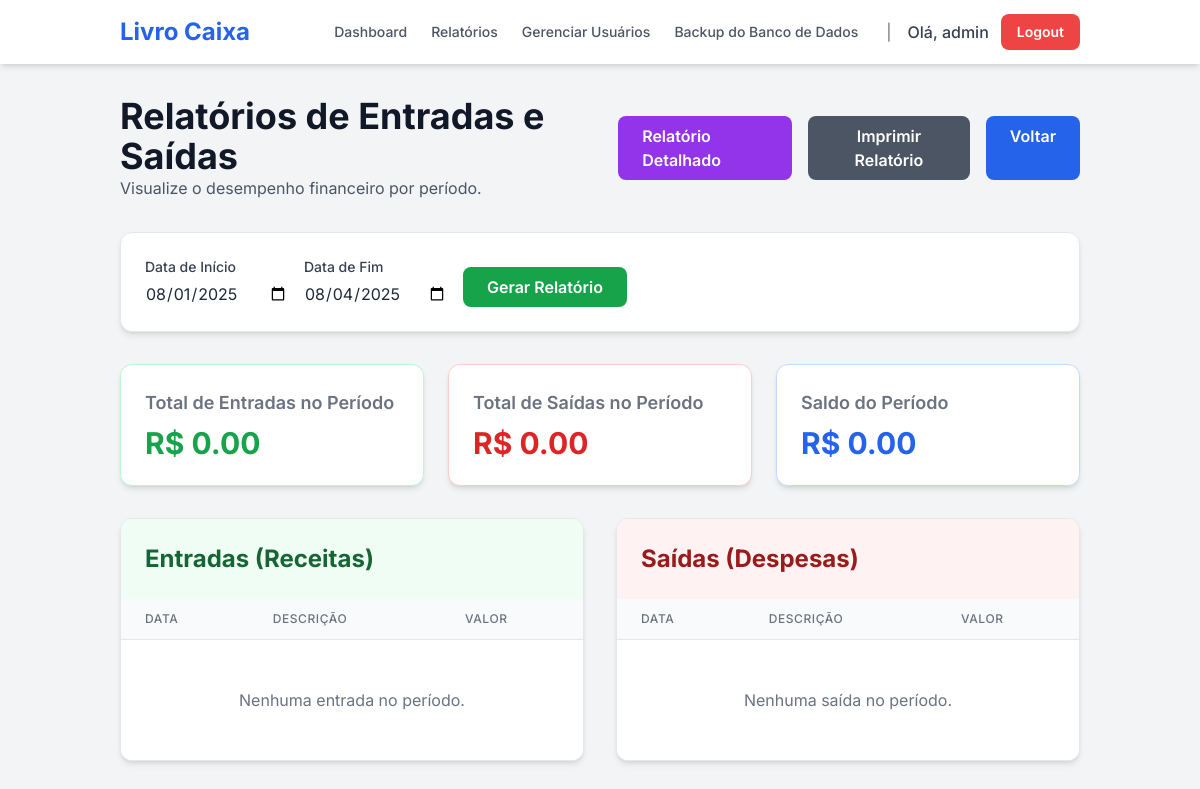
The app's page /reports (signed in), older data.
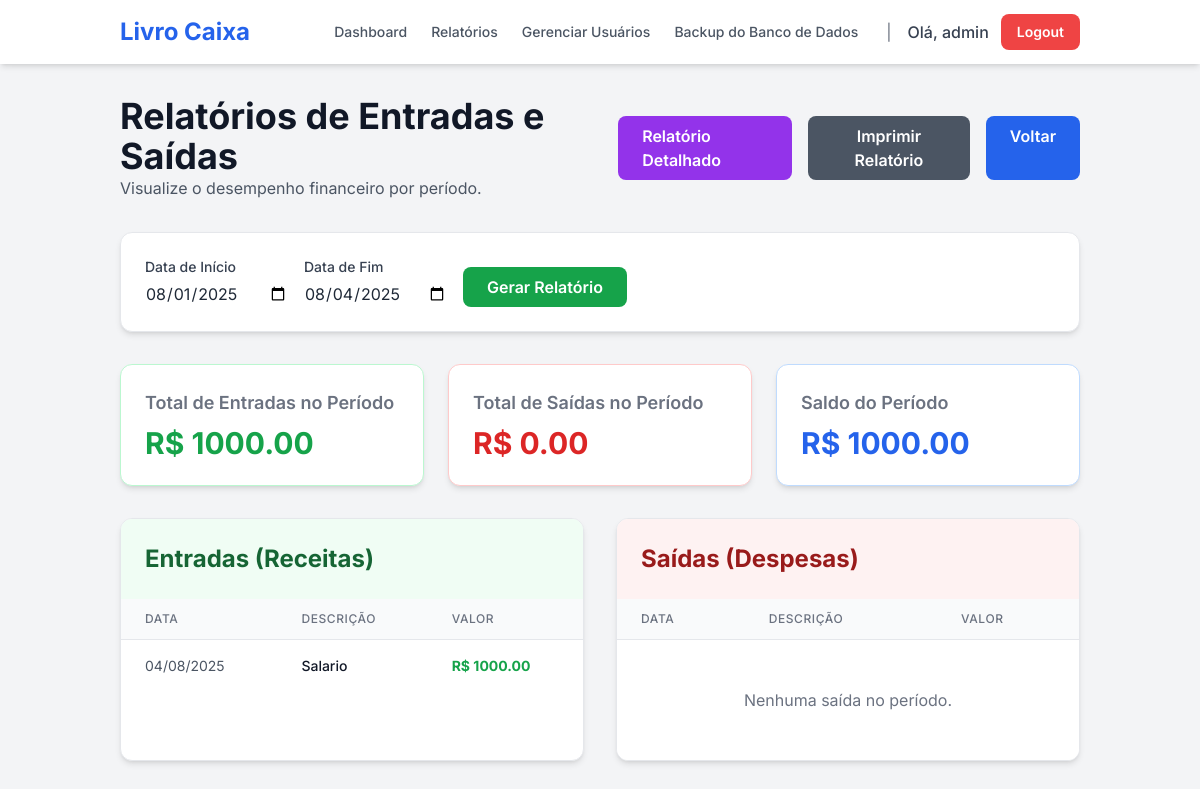
The same page, newer data.
### tables this page shows
CREATE TABLE transactions (
    id INTEGER PRIMARY KEY AUTOINCREMENT,
    user_id INTEGER NOT NULL,
    description TEXT NOT NULL,
    amount REAL NOT NULL,
    type TEXT NOT NULL, -- 'receita' ou 'despesa'
    category TEXT NOT NULL,
    date TEXT, -- Data do pagamento/recebimento
    due_date TEXT NOT NULL, -- Data de vencimento
    status TEXT NOT NULL, -- 'pago', 'recebido', 'pendente'
    client_supplier TEXT,
    FOREIGN KEY (user_id) REFERENCES users (id)
);

### app.py (the view)
@app.route('/reports', methods=['GET'])
@login_required
def reports():
    db = get_db()
    user_id = session['user_id']
    today = datetime.now()
    start_date_str = request.args.get('start_date', today.replace(day=1).strftime('%Y-%m-%d'))
    end_date_str = request.args.get('end_date', today.strftime('%Y-%m-%d'))
    start_date = parse_date(start_date_str)
    end_date = parse_date(end_date_str)
    report_transactions = []
    if start_date and end_date:
        end_date_inclusive = end_date.replace(hour=23, minute=59, second=59)
        transactions_from_db = db.execute(
            "SELECT * FROM transactions WHERE user_id = ? AND date >= ? AND date <= ?",
            (user_id, start_date_str, end_date_str)
        ).fetchall()
        for tx_row in transactions_from_db:
            tx_dict = dict(tx_row)
            tx_dict['date'] = parse_date(tx_dict['date'])
            report_transactions.append(tx_dict)
    income_transactions = [t for t in report_transactions if t['type'] == 'receita']
    expense_transactions = [t for t in report_transactions if t['type'] == 'despesa']
    total_income = sum(t['amount'] for t in income_transactions)
    total_expense = sum(t['amount'] for t in expense_transactions)
    return render_template(
        'reports.html',
        start_date=start_date_str,
        end_date=end_date_str,
        income_transactions=sorted(income_transactions, key=lambda t: t.get('date') or datetime.min),
        expense_transactions=sorted(expense_transactions, key=lambda t: t.get('date') or datetime.min),
        total_income=total_income,
        total_expense=total_expense
    )

### app.py (called while the page is built)
def get_db():
    db = getattr(g, '_database', None)
    if db is None:
        db = g._database = sqlite3.connect(DATABASE)
        db.row_factory = sqlite3.Row
    return db

@app.teardown_appcontext
def close_connection(exception):
    db = getattr(g, '_database', None)
    if db is not None:
        db.close()

def parse_date(date_val):
    if isinstance(date_val, datetime): return date_val
    if not date_val or not isinstance(date_val, str): return None
    try: return datetime.strptime(date_val, '%Y-%m-%d')
    except (ValueError, TypeError): return None

def login_required(f):
    @wraps(f)
    def decorated_function(*args, **kwargs):
        if 'user_id' not in session:
            flash("Por favor, faça login para acessar esta página.", "warning")
            return redirect(url_for('login'))
        if session['username'] not in [row['username'] for row in get_db().execute('SELECT username FROM users').fetchall()]:
            flash("Sua sessão é inválida. Por favor, faça login novamente.", "danger")
            session.clear()
            return redirect(url_for('login'))
        return f(*args, **kwargs)
    return decorated_function

### templates/reports.html (shortened to what the changed rows need)
{% extends "layout.html" %}
{% block content %}
<header class="mb-8 flex justify-between items-center">
    <div>
        <h1 class="text-4xl font-bold text-gray-900">Relatórios de Entradas e Saídas</h1>
    </div>
</header>
<section class="grid grid-cols-1 md:grid-cols-3 gap-6 mb-8">
    <div class="bg-white p-6 rounded-xl shadow-md border border-green-200">
        <h2 class="text-lg font-semibold text-gray-500 mb-2">Total de Entradas no Período</h2>
        <p class="text-3xl font-bold text-green-600">R$ {{ "%.2f"|format(total_income) }}</p>
    </div>
    <div class="bg-white p-6 rounded-xl shadow-md border border-red-200">
        <h2 class="text-lg font-semibold text-gray-500 mb-2">Total de Saídas no Período</h2>
    </div>
    <div class="bg-white p-6 rounded-xl shadow-md border border-blue-200">
        <h2 class="text-lg font-semibold text-gray-500 mb-2">Saldo do Período</h2>
        <p class="text-3xl font-bold {{ 'text-blue-600' if (total_income - total_expense) >= 0 else 'text-orange-600' }}">R$ {{ "%.2f"|format(total_income - total_expense) }}</p>
    </div>
</section>
<div class="grid grid-cols-1 lg:grid-cols-2 gap-8">
    <section class="bg-white rounded-xl shadow-md border border-gray-200 overflow-hidden">
        <div class="p-6 bg-green-50">
            <h2 class="text-2xl font-bold text-green-800">Entradas (Receitas)</h2>
        </div>
        <div class="overflow-x-auto">
            <table class="min-w-full divide-y divide-gray-200">
                <thead class="bg-gray-50">
                    <tr>
                        <th class="px-6 py-3 text-left text-xs font-medium text-gray-500 uppercase tracking-wider">Data</th>
                        <th class="px-6 py-3 text-left text-xs font-medium text-gray-500 uppercase tracking-wider">Descrição</th>
                        <th class="px-6 py-3 text-left text-xs font-medium text-gray-500 uppercase tracking-wider">Valor</th>
                    </tr>
                </thead>
                <tbody class="bg-white divide-y divide-gray-200">
                    {% for tx in income_transactions %}
                    <tr>
                        <td class="px-6 py-4 whitespace-nowrap text-sm text-gray-600">{{ tx.date.strftime('%d/%m/%Y') if tx.date else '---' }}</td>
                        <td class="px-6 py-4 whitespace-nowrap text-sm font-medium text-gray-900">{{ tx.description }}</td>
                        <td class="px-6 py-4 whitespace-nowrap text-sm font-bold text-green-600">R$ {{ "%.2f"|format(tx.amount) }}</td>
                    </tr>
                    {% else %}
                    <tr><td colspan="3" class="px-6 py-12 text-center text-gray-500">Nenhuma entrada no período.</td></tr>
                    {% endfor %}
                </tbody>
            </table>
        </div>
    </section>
    <section class="bg-white rounded-xl shadow-md border border-gray-200 overflow-hidden">
        <div class="p-6 bg-red-50">
            <h2 class="text-2xl font-bold text-red-800">Saídas (Despesas)</h2>
        </div>
        <div class="overflow-x-auto">
            <table class="min-w-full divide-y divide-gray-200">
                <thead class="bg-gray-50">
                    <tr>
                        <th class="px-6 py-3 text-left text-xs font-medium text-gray-500 uppercase tracking-wider">Data</th>
                        <th class="px-6 py-3 text-left text-xs font-medium text-gray-500 uppercase tracking-wider">Descrição</th>
                        <th class="px-6 py-3 text-left text-xs font-medium text-gray-500 uppercase tracking-wider">Valor</th>
                    </tr>
                </thead>
            </table>
        </div>
    </section>
</div>
{% endblock %}

Row changes from the older to the newer data that the page shows:
added transactions: date "04/08/2025", description "Salario", amount "1000.00"
Text that changed along with them:
{{ "%.2f"|format(total_income) }}: "0.00" → "1000.00"
{{ "%.2f"|format(total_income - total_expense) }}: "0.00" → "1000.00"
text no longer shown: "Nenhuma entrada no período."
